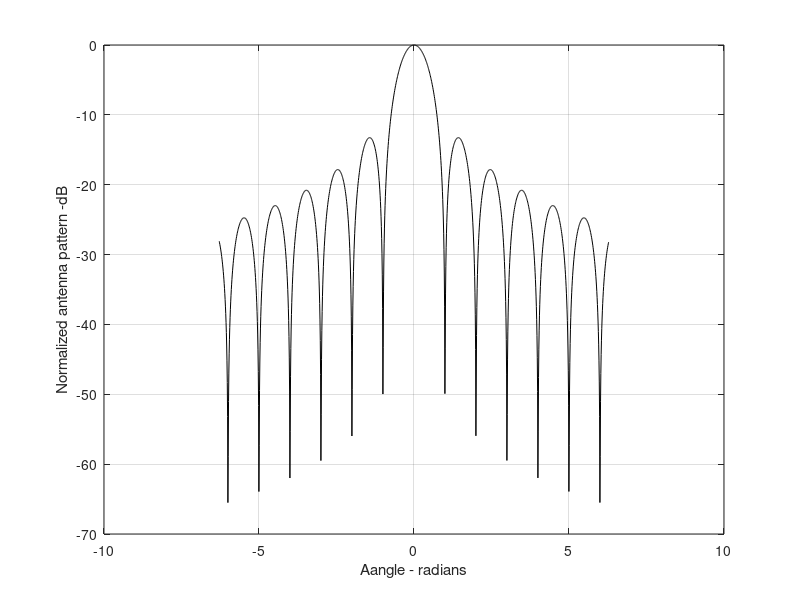

MATLAB code to generate this figure:
a=-2*pi:0.01:2*pi;
%angle=sin(a);
y=sinc(a).^2;
ymod=10.*log10(y);
plot(a,ymod,'k');
grid
xlabel('Aangle - radians');
ylabel('Normalized antenna pattern -dB');
